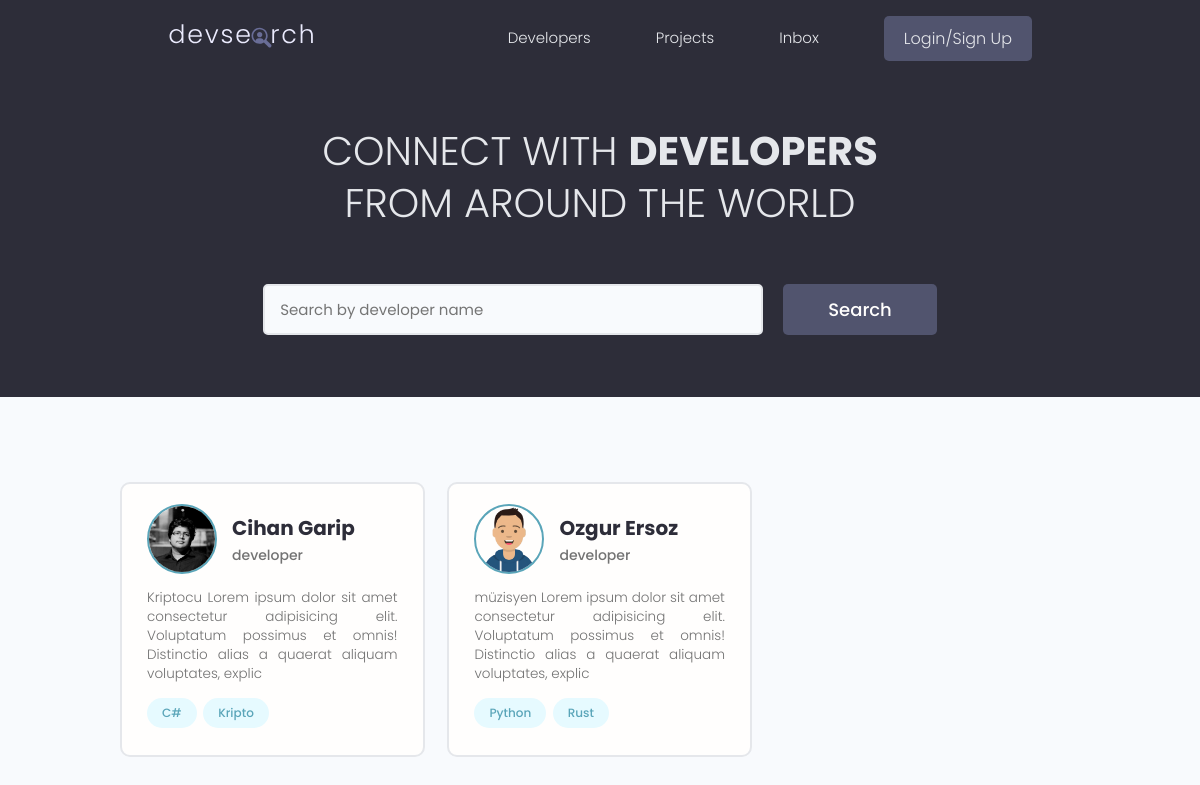
The app's page /, older data.
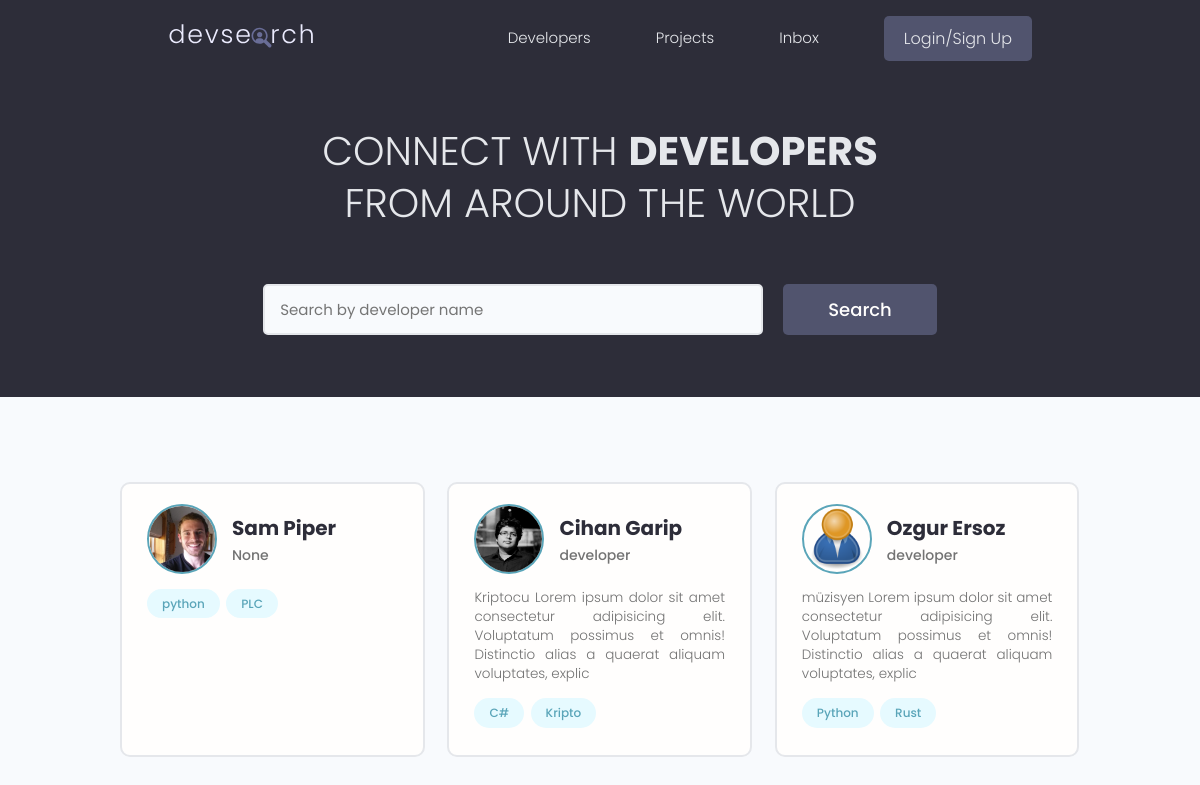
The same page, newer data.
### users/models.py (models this page shows, shortened)
class Profile(models.Model):
    user = models.OneToOneField(User, on_delete=models.CASCADE, null=True, blank=True)
    name = models.CharField(max_length=200, null=True, blank=True)
    username = models.CharField(max_length=200, null=True, blank=True)
    location = models.CharField(max_length=200, null=True, blank=True)
    email = models.EmailField(max_length=500, null=True, blank=True)
    short_intro = models.CharField(max_length=200, null=True, blank=True)
    bio = models.TextField(null=True, blank=True)
    profile_image = models.ImageField(
        null=True,
        blank=True,
        upload_to="profiles/",
        default="profiles/users-default.png",
    )
    social_github = models.CharField(max_length=200, null=True, blank=True)
    social_twitter = models.CharField(max_length=200, null=True, blank=True)
    social_linkedin = models.CharField(max_length=200, null=True, blank=True)
    social_youtube = models.CharField(max_length=200, null=True, blank=True)
    social_website = models.CharField(max_length=200, null=True, blank=True)
    id = models.UUIDField(
        default=uuid.uuid4, unique=True, primary_key=True, editable=False
    )

class Skill(models.Model):
    owner = models.ForeignKey(Profile, on_delete=models.CASCADE, null=True, blank=True)
    name = models.CharField(max_length=200, null=True, blank=True)
    description = models.TextField(null=True, blank=True)
    created = models.DateTimeField(auto_now_add=True)
    id = models.UUIDField(
        default=uuid.uuid4, unique=True, primary_key=True, editable=False
    )
    def __str__(self):
        return str(self.name)

### users/views.py (the view)
# urls.py: path("", views.profiles, name="profiles"),
def profiles(request):
    profiles, search_query = search_profiles(request)
    custom_range, profiles = paginate_profiles(request, profiles, 3)
    context = {
        "profiles": profiles,
        "search_query": search_query,
        "custom_range": custom_range,
    }
    return render(request, template_name="users/profiles.html", context=context)

### users/utils.py (called while the page is built)
def search_profiles(request):
    search_query = ""
    if request.GET.get("search_query"):
        search_query = request.GET.get("search_query")
    skills = Skill.objects.filter(name__icontains=search_query)
    profiles = Profile.objects.distinct().filter(
        Q(name__icontains=search_query)
        | Q(short_intro__icontains=search_query)
        | Q(skill__in=skills)
    )
    return profiles, search_query

def paginate_profiles(request, profiles, results):
    page = request.GET.get("page")
    paginator = Paginator(profiles, results)
    try:
        profiles = paginator.page(page)
    except PageNotAnInteger:
        page = 1
        profiles = paginator.page(page)
    except EmptyPage:
        page = paginator.num_pages
        profiles = paginator.page(page)
    left_index = int(page) - 4
    if left_index < 1:
        left_index = 1
    right_index = int(page) + 5
    if right_index > paginator.num_pages:
        right_index = paginator.num_pages + 1
    custom_range = range(left_index, right_index)
    return custom_range, profiles

### users/templates/users/profiles.html (shortened to what this page needs)
{% extends "main.html" %}
{% block content %}
  <main class="home">
    <section class="hero-section text-center">
      <div class="container container--narrow">
        <div class="hero-section__box">
          <h2>
            CONNECT WITH <span>DEVELOPERS</span>
          </h2>
          <h2>FROM AROUND THE WORLD</h2>
        </div>
        <div class="hero-section__search">
          <form id="searchForm"
                class="form"
                action="{% url 'profiles' %}"
                method="get">
            <div class="form__field">
              <input class="input input--text"
                     id="formInput#search"
                     type="text"
                     name="search_query"
                     placeholder="Search by developer name"
                     value="{{ search_query }}" />
            </div>
            <input class="btn btn--sub btn--lg" type="submit" value="Search" />
          </form>
        </div>
      </div>
    </section>
    <section class="devlist">
      <div class="container">
        <div class="grid grid--three">
          {% for profile in profiles %}
            <div class="column card">
              <div class="dev">
                <a href="{% url 'user-profile' profile.id %}" class="card__body">
                  <div class="dev__profile">
                    <img class="avatar avatar--md"
                         src="{{ profile.profile_image.url }}"
                         alt="image" />
                    <div class="dev__meta">
                      <h3>{{ profile.name }}</h3>
                      <h5>{{ profile.short_intro|slice:"60" }}</h5>
                    </div>
                  </div>
                  <p class="dev__info">{{ profile.bio|slice:"150" }}</p>
                  <div class="dev__skills">
                    {% for skill in profile.skill_set.all|slice:"5" %}
                      <span class="tag tag--pill tag--main">
                        <small>{{ skill }}</small>
                      </span>
                    {% endfor %}
                  </div>
                </a>
              </div>
            </div>
          {% endfor %}
        </div>
      </div>
    </section>
  </main>
{% endblock content %}

Row changes from the older to the newer data that the page shows:
added Profile: profile_image (picture), name "Sam Piper", short_intro "None"
added Skill: name "python", shown under "Sam Piper"
added Skill: name "PLC", shown under "Sam Piper"
changed Profile "Ozgur Ersoz": profile_image: picture removed, a placeholder shows
